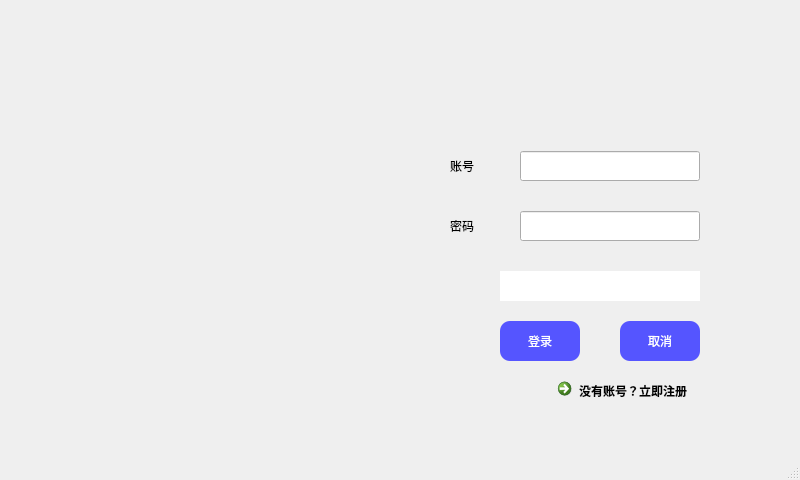
<?xml version="1.0" encoding="UTF-8"?>
<ui version="4.0">
 <class>MainWindow</class>
 <widget class="QMainWindow" name="MainWindow">
  <property name="geometry">
   <rect>
    <x>0</x>
    <y>0</y>
    <width>800</width>
    <height>480</height>
   </rect>
  </property>
  <property name="minimumSize">
   <size>
    <width>800</width>
    <height>480</height>
   </size>
  </property>
  <property name="maximumSize">
   <size>
    <width>800</width>
    <height>480</height>
   </size>
  </property>
  <property name="windowTitle">
   <string>神荼系统</string>
  </property>
  <property name="styleSheet">
   <string notr="true">#MainWindow{border-image: url(:/lay/login.PNG);}
</string>
  </property>
  <widget class="QWidget" name="centralwidget">
   <layout class="QGridLayout" name="gridLayout">
    <item row="0" column="0">
     <widget class="QFrame" name="frame">
      <property name="minimumSize">
       <size>
        <width>330</width>
        <height>310</height>
       </size>
      </property>
      <property name="maximumSize">
       <size>
        <width>600</width>
        <height>415</height>
       </size>
      </property>
      <property name="frameShape">
       <enum>QFrame::NoFrame</enum>
      </property>
      <property name="frameShadow">
       <enum>QFrame::Raised</enum>
      </property>
      <widget class="QLabel" name="label">
       <property name="geometry">
        <rect>
         <x>350</x>
         <y>130</y>
         <width>70</width>
         <height>30</height>
        </rect>
       </property>
       <property name="minimumSize">
        <size>
         <width>70</width>
         <height>30</height>
        </size>
       </property>
       <property name="maximumSize">
        <size>
         <width>70</width>
         <height>45</height>
        </size>
       </property>
       <property name="styleSheet">
        <string notr="true">font: 13pt &quot;新宋体&quot;;</string>
       </property>
       <property name="text">
        <string>账号</string>
       </property>
      </widget>
      <widget class="QLineEdit" name="keywrongshow">
       <property name="geometry">
        <rect>
         <x>400</x>
         <y>250</y>
         <width>200</width>
         <height>30</height>
        </rect>
       </property>
       <property name="minimumSize">
        <size>
         <width>200</width>
         <height>30</height>
        </size>
       </property>
       <property name="maximumSize">
        <size>
         <width>200</width>
         <height>45</height>
        </size>
       </property>
       <property name="styleSheet">
        <string notr="true">border:none
</string>
       </property>
       <property name="alignment">
        <set>Qt::AlignCenter</set>
       </property>
       <property name="readOnly">
        <bool>true</bool>
       </property>
      </widget>
      <widget class="QPushButton" name="LoginOKBt">
       <property name="geometry">
        <rect>
         <x>400</x>
         <y>300</y>
         <width>80</width>
         <height>40</height>
        </rect>
       </property>
       <property name="minimumSize">
        <size>
         <width>80</width>
         <height>40</height>
        </size>
       </property>
       <property name="maximumSize">
        <size>
         <width>80</width>
         <height>60</height>
        </size>
       </property>
       <property name="styleSheet">
        <string notr="true">border-radius:10px;padding:2px 4px;
font: 75 10pt &quot;Arial&quot;;
color: rgb(255, 255, 255);
background-color: rgb(85, 85, 255);</string>
       </property>
       <property name="text">
        <string>登录</string>
       </property>
      </widget>
      <widget class="QLineEdit" name="keybox">
       <property name="geometry">
        <rect>
         <x>420</x>
         <y>190</y>
         <width>180</width>
         <height>30</height>
        </rect>
       </property>
       <property name="minimumSize">
        <size>
         <width>180</width>
         <height>30</height>
        </size>
       </property>
       <property name="maximumSize">
        <size>
         <width>300</width>
         <height>45</height>
        </size>
       </property>
       <property name="echoMode">
        <enum>QLineEdit::Password</enum>
       </property>
      </widget>
      <widget class="QPushButton" name="LoginReturnBt">
       <property name="geometry">
        <rect>
         <x>520</x>
         <y>300</y>
         <width>80</width>
         <height>40</height>
        </rect>
       </property>
       <property name="minimumSize">
        <size>
         <width>80</width>
         <height>40</height>
        </size>
       </property>
       <property name="maximumSize">
        <size>
         <width>80</width>
         <height>60</height>
        </size>
       </property>
       <property name="styleSheet">
        <string notr="true">border-radius:10px;padding:2px 4px;
font: 75 10pt &quot;Arial&quot;;
color: rgb(255, 255, 255);
background-color: rgb(85, 85, 255);</string>
       </property>
       <property name="text">
        <string>取消</string>
       </property>
      </widget>
      <widget class="QCommandLinkButton" name="RegistLink">
       <property name="geometry">
        <rect>
         <x>450</x>
         <y>350</y>
         <width>150</width>
         <height>60</height>
        </rect>
       </property>
       <property name="minimumSize">
        <size>
         <width>150</width>
         <height>40</height>
        </size>
       </property>
       <property name="maximumSize">
        <size>
         <width>150</width>
         <height>60</height>
        </size>
       </property>
       <property name="styleSheet">
        <string notr="true">font: 6pt &quot;Agency FB&quot;;</string>
       </property>
       <property name="text">
        <string>没有账号？立即注册</string>
       </property>
      </widget>
      <widget class="QLabel" name="label_2">
       <property name="geometry">
        <rect>
         <x>350</x>
         <y>190</y>
         <width>70</width>
         <height>30</height>
        </rect>
       </property>
       <property name="minimumSize">
        <size>
         <width>70</width>
         <height>30</height>
        </size>
       </property>
       <property name="maximumSize">
        <size>
         <width>70</width>
         <height>45</height>
        </size>
       </property>
       <property name="styleSheet">
        <string notr="true">font: 13pt &quot;新宋体&quot;;</string>
       </property>
       <property name="text">
        <string>密码</string>
       </property>
      </widget>
      <widget class="QLineEdit" name="accountbox">
       <property name="geometry">
        <rect>
         <x>420</x>
         <y>130</y>
         <width>180</width>
         <height>30</height>
        </rect>
       </property>
       <property name="minimumSize">
        <size>
         <width>180</width>
         <height>30</height>
        </size>
       </property>
       <property name="maximumSize">
        <size>
         <width>300</width>
         <height>45</height>
        </size>
       </property>
      </widget>
     </widget>
    </item>
   </layout>
  </widget>
  <widget class="QMenuBar" name="menubar">
   <property name="geometry">
    <rect>
     <x>0</x>
     <y>0</y>
     <width>800</width>
     <height>22</height>
    </rect>
   </property>
  </widget>
  <widget class="QStatusBar" name="statusbar"/>
 </widget>
 <resources>
  <include location="trainmark.qrc"/>
 </resources>
 <connections/>
</ui>
